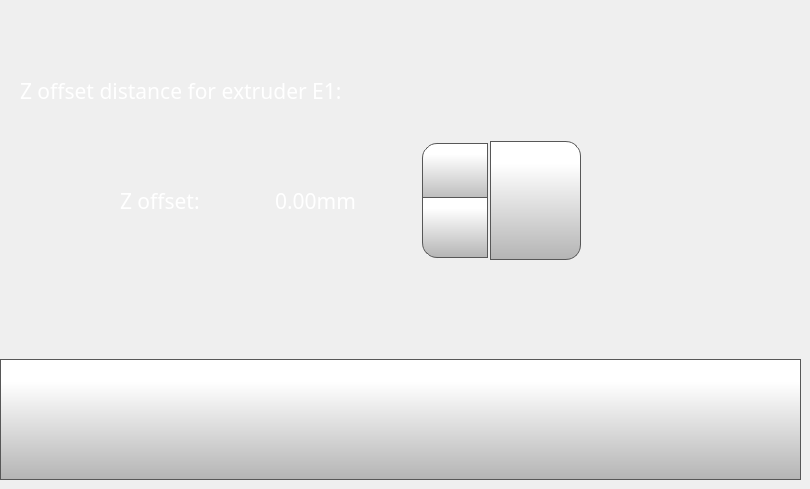
    <widget class="QWidget" name="toolOffsetZpage">
     <widget class="QPushButton" name="toolOffsetZSetButton">
      <property name="geometry">
       <rect>
        <x>490</x>
        <y>141</y>
        <width>91</width>
        <height>119</height>
       </rect>
      </property>
      <property name="font">
       <font>
        <family>Gotham</family>
        <pointsize>16</pointsize>
       </font>
      </property>
      <property name="styleSheet">
       <string notr="true">QPushButton {
     border: 1px solid rgb(87, 87, 87);
	background-color: qlineargradient(spread:pad, x1:0, y1:1, x2:0, y2:0.188, stop:0 rgba(180, 180, 180, 255), stop:1 rgba(255, 255, 255, 255));
border-top-right-radius: 15px;
border-bottom-right-radius: 15px;

}

QPushButton:pressed {
    background-color: qlineargradient(x1: 0, y1: 0, x2: 0, y2: 1,
                                      stop: 0 #dadbde, stop: 1 #f6f7fa);
}

QPushButton:flat {
    border: none; /* no border for a flat push button */
}

QPushButton:default {
    border-color: navy; /* make the default button prominent */
}
QPushButton:focus {
	outline: none;
}</string>
      </property>
      <property name="text">
       <string/>
      </property>
      <property name="icon">
       <iconset>
        <normaloff>templates/img/verification-mark.png</normaloff>templates/img/verification-mark.png</iconset>
      </property>
      <property name="iconSize">
       <size>
        <width>70</width>
        <height>70</height>
       </size>
      </property>
     </widget>
     <widget class="QDoubleSpinBox" name="toolOffsetZDoubleSpinBox">
      <property name="geometry">
       <rect>
        <x>270</x>
        <y>140</y>
        <width>221</width>
        <height>121</height>
       </rect>
      </property>
      <property name="font">
       <font>
        <family>Gotham</family>
        <pointsize>16</pointsize>
       </font>
      </property>
      <property name="styleSheet">
       <string notr="true">QDoubleSpinBox {
    padding-right: 5px; /* make room for the arrows */
	color: rgb(255, 255, 255);
	background-color: rgba(255, 255, 255, 0);
   
}
QDoubleSpinBox ::text:selected {
	background-color: rgb(255, 146, 57);
   
}
QDoubleSpinBox::up-button {
     border: 1px solid rgb(87, 87, 87);

border-top-left-radius: 15px;
	background-color: qlineargradient(spread:pad, x1:0, y1:1, x2:0, y2:0.188, stop:0 rgba(180, 180, 180, 255), stop:1 rgba(255, 255, 255, 255));
    width: 60px;
     height: 55px;
    padding: 2px;
}

QDoubleSpinBox::up-arrow { 
image: url(./templates/img/arrows.png);
    width: 40px;
     height: 40px;
padding: 5px;
}



QDoubleSpinBox::up-button:pressed {
    background-color: qlineargradient(x1: 0, y1: 0, x2: 0, y2: 1,
                                      stop: 0 #dadbde, stop: 1 #f6f7fa);
}


QDoubleSpinBox::down-button {
     border: 1px solid rgb(87, 87, 87);
border-bottom-left-radius: 15px;
	background-color: qlineargradient(spread:pad, x1:0, y1:1, x2:0, y2:0.188, stop:0 rgba(180, 180, 180, 255), stop:1 rgba(255, 255, 255, 255));
    width: 60px;
     height: 55px;
    padding: 2px;
}

QDoubleSpinBox::down-arrow { 
image: url(./templates/img/arrows-5.png);
    width: 40px;
    height: 40px;
padding: 5px;
}

QDoubleSpinBox::down-button:pressed {
    background-color: qlineargradient(x1: 0, y1: 0, x2: 0, y2: 1,
                                      stop: 0 #dadbde, stop: 1 #f6f7fa);

}

</string>
      </property>
      <property name="frame">
       <bool>false</bool>
      </property>
      <property name="readOnly">
       <bool>false</bool>
      </property>
      <property name="buttonSymbols">
       <enum>QAbstractSpinBox::UpDownArrows</enum>
      </property>
      <property name="accelerated">
       <bool>true</bool>
      </property>
      <property name="suffix">
       <string>mm</string>
      </property>
      <property name="decimals">
       <number>2</number>
      </property>
      <property name="minimum">
       <double>-2.000000000000000</double>
      </property>
      <property name="maximum">
       <double>2.000000000000000</double>
      </property>
      <property name="singleStep">
       <double>0.025000000000000</double>
      </property>
      <property name="value">
       <double>0.000000000000000</double>
      </property>
     </widget>
     <widget class="QLabel" name="tollOffsetXLabel_2">
      <property name="geometry">
       <rect>
        <x>120</x>
        <y>180</y>
        <width>131</width>
        <height>41</height>
       </rect>
      </property>
      <property name="font">
       <font>
        <family>Gotham</family>
        <pointsize>16</pointsize>
        <weight>50</weight>
        <bold>false</bold>
       </font>
      </property>
      <property name="styleSheet">
       <string notr="true">color: rgb(255, 255, 255);</string>
      </property>
      <property name="text">
       <string>Z offset:</string>
      </property>
     </widget>
     <widget class="QLabel" name="toolOffsetLabel_2">
      <property name="geometry">
       <rect>
        <x>20</x>
        <y>70</y>
        <width>461</width>
        <height>41</height>
       </rect>
      </property>
      <property name="font">
       <font>
        <family>Gotham</family>
        <pointsize>16</pointsize>
        <weight>50</weight>
        <bold>false</bold>
       </font>
      </property>
      <property name="styleSheet">
       <string notr="true">color: rgb(255, 255, 255);</string>
      </property>
      <property name="text">
       <string>Z offset distance for extruder E1:</string>
      </property>
     </widget>
     <widget class="QPushButton" name="toolOffsetZBackButton">
      <property name="geometry">
       <rect>
        <x>0</x>
        <y>359</y>
        <width>801</width>
        <height>121</height>
       </rect>
      </property>
      <property name="minimumSize">
       <size>
        <width>0</width>
        <height>0</height>
       </size>
      </property>
      <property name="font">
       <font>
        <family>Gotham</family>
        <pointsize>16</pointsize>
       </font>
      </property>
      <property name="styleSheet">
       <string notr="true">QPushButton {
     border: 1px solid rgb(87, 87, 87);
	background-color: qlineargradient(spread:pad, x1:0, y1:1, x2:0, y2:0.188, stop:0 rgba(180, 180, 180, 255), stop:1 rgba(255, 255, 255, 255));


}

QPushButton:pressed {
    background-color: qlineargradient(x1: 0, y1: 0, x2: 0, y2: 1,
                                      stop: 0 #dadbde, stop: 1 #f6f7fa);
}

QPushButton:flat {
    border: none; /* no border for a flat push button */
}

QPushButton:default {
    border-color: navy; /* make the default button prominent */
}

QPushButton:focus {
	outline: none;
}</string>
      </property>
      <property name="text">
       <string/>
      </property>
      <property name="icon">
       <iconset>
        <normaloff>templates/img/arrows-4.png</normaloff>templates/img/arrows-4.png</iconset>
      </property>
      <property name="iconSize">
       <size>
        <width>70</width>
        <height>70</height>
       </size>
      </property>
      <property name="checkable">
       <bool>false</bool>
      </property>
      <property name="autoDefault">
       <bool>false</bool>
      </property>
      <property name="default">
       <bool>false</bool>
      </property>
      <property name="flat">
       <bool>false</bool>
      </property>
     </widget>
    </widget>
